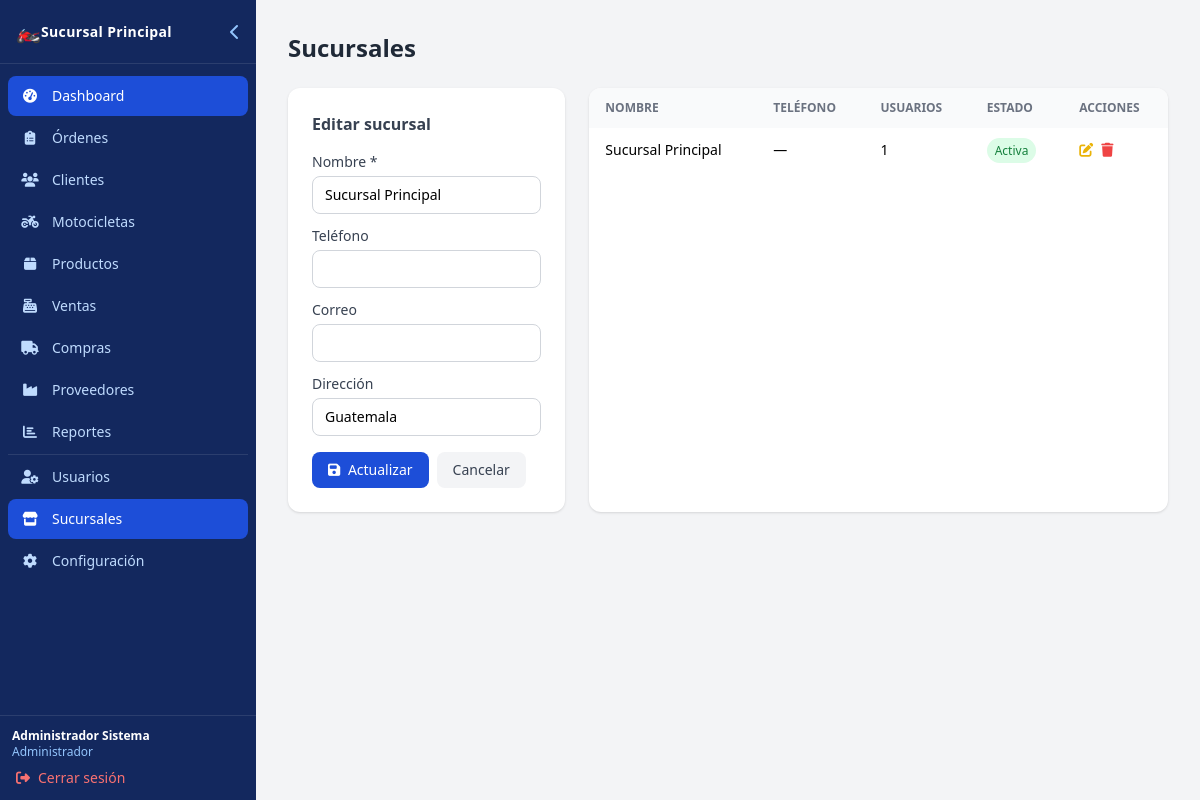
The app's page /pages/sucursales/index.php?action=edit&id=1 (signed in) with its own data.
### tables this page shows
CREATE TABLE IF NOT EXISTS sucursales (
    id          INT UNSIGNED AUTO_INCREMENT PRIMARY KEY,
    nombre      VARCHAR(100) NOT NULL,
    direccion   VARCHAR(255),
    telefono    VARCHAR(20),
    correo      VARCHAR(100),
    activa      TINYINT(1) DEFAULT 1,
    created_at  TIMESTAMP DEFAULT CURRENT_TIMESTAMP,
    updated_at  TIMESTAMP DEFAULT CURRENT_TIMESTAMP ON UPDATE CURRENT_TIMESTAMP
);

### config/database.php (called while the page is built, shortened)
<?php
function getDB() {
    static $pdo = null;
    if ($pdo === null) {
        try {
            $dsn = "mysql:host=" . DB_HOST . ";dbname=" . DB_NAME . ";charset=" . DB_CHARSET;
            $pdo = new PDO($dsn, DB_USER, DB_PASS, [
                PDO::ATTR_ERRMODE            => PDO::ERRMODE_EXCEPTION,
                PDO::ATTR_DEFAULT_FETCH_MODE => PDO::FETCH_ASSOC,
                PDO::ATTR_EMULATE_PREPARES   => false,
            PDO::MYSQL_ATTR_INIT_COMMAND => "SET time_zone = '-06:00'",
            ]);
        } catch (PDOException $e) {
            http_response_code(500);
            die(json_encode(['error' => 'Error de conexión a la base de datos']));
        }
    }
    return $pdo;
}

### includes/helpers.php (called while the page is built, shortened)
<?php
function sanitize($val) {
    return htmlspecialchars(trim($val), ENT_QUOTES, 'UTF-8');
}

### includes/auth.php (called while the page is built, shortened)
<?php
require_once __DIR__ . '/../config/config.php';
function currentUser() {
    return [
        'id'          => $_SESSION['usuario_id']   ?? null,
        'nombre'      => $_SESSION['nombre']        ?? '',
        'apellido'    => $_SESSION['apellido']       ?? '',
        'rol_id'      => $_SESSION['rol_id']         ?? null,
        'sucursal_id' => $_SESSION['sucursal_id']    ?? null,
    ];
}
function isAdmin() {
    return ($_SESSION['rol_id'] ?? 0) === ROL_ADMIN;
}

### config/config.php (called while the page is built, shortened)
<?php
$ROLES = [
    ROL_ADMIN         => 'Administrador',
    ROL_TECNICO       => 'Técnico',
    ROL_VENDEDOR      => 'Vendedor',
    ROL_CAJERO        => 'Cajero',
    ROL_ASESOR_VENTAS => 'Asesor de Ventas',
];

### pages/sucursales/index.php (the view, shortened to what this page needs)
<?php
require_once __DIR__ . '/../../config/config.php';
require_once __DIR__ . '/../../config/database.php';
require_once __DIR__ . '/../../includes/auth.php';
require_once __DIR__ . '/../../includes/helpers.php';
$db = getDB();
$action = $_GET['action'] ?? 'list';
$id     = (int)($_GET['id'] ?? 0);
$editData = ['nombre'=>'','direccion'=>'','telefono'=>'','correo'=>''];
if (($action === 'edit') && $id) {
    $stmt = $db->prepare("SELECT * FROM sucursales WHERE id=?"); $stmt->execute([$id]); $editData = $stmt->fetch() ?: $editData;
}
$sucursales = $db->query("SELECT s.*, (SELECT COUNT(*) FROM usuarios WHERE sucursal_id=s.id) as n_usuarios FROM sucursales s ORDER BY s.nombre")->fetchAll();
require_once __DIR__ . '/../../includes/header.php';
?>
<div class="flex items-center justify-between mb-6">
    <h1 class="text-2xl font-bold text-gray-800">Sucursales</h1>
</div>
<div class="grid grid-cols-1 lg:grid-cols-3 gap-6">
    <div class="bg-white rounded-xl shadow p-6">
        <h2 class="font-semibold text-gray-700 mb-4"><?= $action==='edit' ? 'Editar sucursal' : 'Nueva sucursal' ?></h2>
        <form method="POST" action="index.php<?= $action==='edit' ? '?action=edit&id='.$id : '' ?>">
            <div class="space-y-3">
                <div><label class="block text-sm font-medium text-gray-700 mb-1">Nombre *</label>
                    <input type="text" name="nombre" value="<?= sanitize($editData['nombre']) ?>" required class="w-full border border-gray-300 rounded-lg px-3 py-2 text-sm focus:outline-none focus:ring-2 focus:ring-blue-500"></div>
                <div><label class="block text-sm font-medium text-gray-700 mb-1">Teléfono</label>
                    <input type="text" name="telefono" value="<?= sanitize($editData['telefono']??'') ?>" class="w-full border border-gray-300 rounded-lg px-3 py-2 text-sm focus:outline-none focus:ring-2 focus:ring-blue-500"></div>
                <div><label class="block text-sm font-medium text-gray-700 mb-1">Correo</label>
                    <input type="email" name="correo" value="<?= sanitize($editData['correo']??'') ?>" class="w-full border border-gray-300 rounded-lg px-3 py-2 text-sm focus:outline-none focus:ring-2 focus:ring-blue-500"></div>
                <div><label class="block text-sm font-medium text-gray-700 mb-1">Dirección</label>
                    <input type="text" name="direccion" value="<?= sanitize($editData['direccion']??'') ?>" class="w-full border border-gray-300 rounded-lg px-3 py-2 text-sm focus:outline-none focus:ring-2 focus:ring-blue-500"></div>
            </div>
            <div class="flex gap-2 mt-4">
                <button type="submit" class="bg-blue-700 text-white px-4 py-2 rounded-lg text-sm hover:bg-blue-800"><i class="fas fa-save mr-1"></i> <?= $action==='edit'?'Actualizar':'Guardar' ?></button>
                <?php if ($action==='edit'): ?><a href="index.php" class="bg-gray-100 text-gray-700 px-4 py-2 rounded-lg text-sm">Cancelar</a><?php endif; ?>
            </div>
        </form>
    </div>
    <div class="lg:col-span-2 bg-white rounded-xl shadow overflow-hidden">
        <table class="w-full text-sm">
            <thead class="bg-gray-50 text-gray-500 uppercase text-xs">
                <tr>
                    <th class="px-4 py-3 text-left">Nombre</th>
                    <th class="px-4 py-3 text-left">Teléfono</th>
                    <th class="px-4 py-3 text-left">Usuarios</th>
                    <th class="px-4 py-3 text-left">Estado</th>
                    <th class="px-4 py-3 text-left">Acciones</th>
                </tr>
            </thead>
            <tbody class="divide-y divide-gray-100">
                <?php foreach ($sucursales as $s): ?>
                <tr class="hover:bg-gray-50">
                    <td class="px-4 py-3 font-medium"><?= sanitize($s['nombre']) ?></td>
                    <td class="px-4 py-3"><?= sanitize($s['telefono']??'—') ?></td>
                    <td class="px-4 py-3"><?= $s['n_usuarios'] ?></td>
                    <td class="px-4 py-3"><span class="px-2 py-1 rounded-full text-xs <?= $s['activa']?'bg-green-100 text-green-700':'bg-red-100 text-red-700' ?>"><?= $s['activa']?'Activa':'Inactiva' ?></span></td>
                    <td class="px-4 py-3 flex gap-2">
                        <a href="?action=edit&id=<?= $s['id'] ?>" class="text-yellow-500 hover:text-yellow-700"><i class="fas fa-edit"></i></a>
                        <a href="?action=delete&id=<?= $s['id'] ?>" class="text-red-500 hover:text-red-700" onclick="return confirm('¿Eliminar sucursal?')"><i class="fas fa-trash"></i></a>
                    </td>
                </tr>
                <?php endforeach; ?>
            </tbody>
        </table>
    </div>
</div>
<?php require_once __DIR__ . '/../../includes/footer.php'; ?>

### includes/header.php (shortened to what this page needs)
<?php
require_once __DIR__ . '/../config/config.php';
require_once __DIR__ . '/../config/database.php';
require_once __DIR__ . '/../includes/auth.php';
require_once __DIR__ . '/../includes/helpers.php';
$user  = currentUser();
$_sucConfig = [];
if (!empty($user['sucursal_id'])) {
    $_sucStmt = getDB()->prepare("SELECT * FROM sucursales WHERE id=?");
    $_sucStmt->execute([$user['sucursal_id']]);
    $_sucConfig = $_sucStmt->fetch() ?: [];
}
$_logoPath  = $_sucConfig['logo_path'] ?? null;
$_appName   = $_sucConfig['nombre'] ?? APP_NAME;
global $ROLES;
$currentFile = basename($_SERVER['PHP_SELF']);
$currentDir  = basename(dirname($_SERVER['PHP_SELF']));
function navActive($dir) {
    global $currentDir, $currentFile;
    if ($dir === 'dashboard') return $currentFile === 'index.php' && $currentDir !== 'pages';
    return $currentDir === $dir;
}
?>
<!DOCTYPE html>
<html lang="es">
<head>
    <script src="https://cdn.tailwindcss.com"></script>
    <link rel="stylesheet" href="https://cdnjs.cloudflare.com/ajax/libs/font-awesome/6.5.0/css/all.min.css">
</head>
<body class="bg-gray-100 font-sans" x-data="{ sidebarOpen: window.innerWidth >= 1024, mobileOpen: false }" @resize.window="sidebarOpen = window.innerWidth >= 1024">
<aside
       :class="[
           'fixed top-0 left-0 h-screen bg-blue-900 text-white z-40 flex flex-col transition-all duration-300',
           'lg:translate-x-0',
           mobileOpen ? 'translate-x-0 w-64' : '-translate-x-full w-64',
           sidebarOpen ? 'lg:w-64' : 'lg:w-16'
       ]">
    <div class="flex items-center justify-between px-4 py-4 border-b border-blue-800 min-h-[64px]">
        <?php if ($_logoPath): ?>
        <img src="<?= BASE_URL ?>/<?= sanitize($_logoPath) ?>" alt="Logo" class="w-8 h-8 object-contain rounded flex-shrink-0">
        <?php else: ?>
        <span class="text-xl flex-shrink-0">🏍️</span>
        <?php endif; ?>
        <span x-show="sidebarOpen || mobileOpen" class="text-sm font-bold tracking-wide truncate"><?= sanitize($_appName) ?></span>
        <button @click="sidebarOpen = !sidebarOpen" class="text-blue-300 hover:text-white hidden lg:block ml-auto">
            <i :class="sidebarOpen ? 'fas fa-chevron-left' : 'fas fa-chevron-right'"></i>
        </button>
    </div>
    <nav class="flex-1 overflow-y-auto py-3 px-2 space-y-0.5">
        <?php
        $links = [
            ['dashboard', '/',           'fa-tachometer-alt', 'Dashboard'],
            ['ordenes',   '/pages/ordenes/',   'fa-clipboard-list','Órdenes'],
            ['clientes',  '/pages/clientes/',  'fa-users',         'Clientes'],
            ['motos',     '/pages/motos/',     'fa-motorcycle',    'Motocicletas'],
            ['productos', '/pages/productos/', 'fa-box',           'Productos'],
            ['ventas',    '/pages/ventas/',    'fa-cash-register', 'Ventas'],
            ['compras',   '/pages/compras/',   'fa-truck',         'Compras'],
            ['proveedores','/pages/proveedores/','fa-industry',    'Proveedores'],
            ['reportes',  '/pages/reportes/',  'fa-chart-bar',     'Reportes'],
        ];
        foreach ($links as [$dir, $path, $icon, $label]):
            $active = navActive($dir) ? 'bg-blue-700 text-white' : 'text-blue-200 hover:bg-blue-800 hover:text-white';
        ?>
        <a href="<?= BASE_URL . $path ?>index.php"
           class="flex items-center gap-3 px-3 py-2.5 rounded-lg transition-colors <?= $active ?>"
           @click="mobileOpen=false">
            <i class="fas <?= $icon ?> w-5 text-center flex-shrink-0 text-sm"></i>
            <span x-show="sidebarOpen || mobileOpen" class="text-sm truncate"><?= $label ?></span>
        </a>
        <?php endforeach; ?>
        <?php if (isAdmin()): ?>
        <div class="border-t border-blue-800 my-2"></div>
        <?php
        $adminLinks = [
            ['usuarios',   '/pages/usuarios/',   'fa-user-cog', 'Usuarios'],
            ['sucursales', '/pages/sucursales/', 'fa-store',    'Sucursales'],
            ['configuracion','/pages/configuracion/','fa-cog','Configuración'],
        ];
        foreach ($adminLinks as [$dir, $path, $icon, $label]):
            $active = navActive($dir) ? 'bg-blue-700 text-white' : 'text-blue-200 hover:bg-blue-800 hover:text-white';
        ?>
        <a href="<?= BASE_URL . $path ?>index.php"
           class="flex items-center gap-3 px-3 py-2.5 rounded-lg transition-colors <?= $active ?>"
           @click="mobileOpen=false">
            <i class="fas <?= $icon ?> w-5 text-center flex-shrink-0 text-sm"></i>
            <span x-show="sidebarOpen || mobileOpen" class="text-sm truncate"><?= $label ?></span>
        </a>
        <?php endforeach; endif; ?>
    </nav>
    <div class="border-t border-blue-800 px-3 py-3">
        <div x-show="sidebarOpen || mobileOpen" class="text-xs text-blue-300 mb-2 truncate">
            <div class="font-semibold text-white truncate"><?= sanitize($user['nombre'] . ' ' . $user['apellido']) ?></div>
            <div><?= sanitize($ROLES[$user['rol_id']] ?? '') ?></div>
        </div>
        <a href="<?= BASE_URL ?>/logout.php"
           class="flex items-center gap-2 text-red-400 hover:text-red-300 text-sm px-1">
            <i class="fas fa-sign-out-alt flex-shrink-0"></i>
            <span x-show="sidebarOpen || mobileOpen">Cerrar sesión</span>
        </a>
    </div>
</aside>
<main :class="sidebarOpen ? 'lg:ml-64' : 'lg:ml-16'"
      class="transition-all duration-300 min-h-screen pt-20 lg:pt-8 px-4 py-5 lg:px-8 lg:py-8">

### records on screen
sucursales: nombre "Sucursal Principal", direccion "Guatemala", telefono "—", n_usuarios "1", activa "Activa"

### other values on screen
$label "Dashboard"
$label "Órdenes"
$label "Clientes"
$label "Motocicletas"
$label "Productos"
$label "Ventas"
$label "Compras"
$label "Proveedores"
$label "Reportes"
$label "Usuarios"
$label "Sucursales"
$label "Configuración"
$user['nombre'] . ' ' . $user['apellido'] "Administrador Sistema"
$ROLES[$user['rol_id']] "Administrador"
